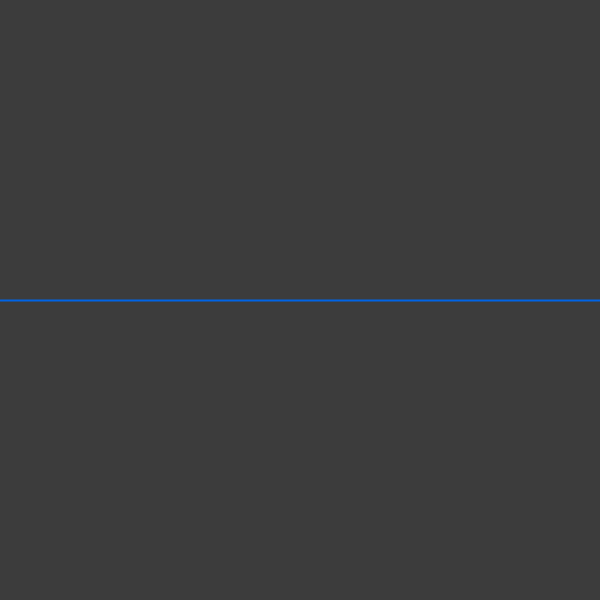
Frame 1 (no input)
Frame 60 (the mouse pressed at the canvas centre just before this capture): identical to frame 1, image omitted
Frame 120 (the mouse held since frame 60 and released just before this capture): identical to frame 1, image omitted

The Processing sketch that drew this single still picture (run headless with seeded random() and noise(); from frame 60 on, the mouse is pressed at the canvas centre):

// Processing sketch: GradientDescent
// ── GradientDescent.pde
/**
 * Implements Gradient Descent to calculate a linear regression from a list of points.
 * Note, since the y axis is inverted, the m value of the function is the inverse.
 */

ArrayList<PVector> points = new ArrayList();

// Radius of the points.
int r = 10;

// Function values.
float m = 0;
float b = 0.5;
float rate = 0.1;


void setup () {
  size(600, 600);
}


void draw () {
  background(60);
  
  fill(100, 200, 0);
  stroke(0, 100, 230);
  strokeWeight(2);
  
  // Draw the points and correct the function.
  for (PVector point : points) {
    ellipse(point.x*600, point.y*600, r, r);
    
    float fX = m * point.x + b;
    float error = point.y - fX;
    
    m += error * point.x * rate;
    b += error * rate;
  }
  
  System.out.println(m + "x + " + b);
  
  // Draw the function.
  float x1 = 0;
  float y1 = b * 600;
  float x2 = 600;
  float y2 = (m * 1 + b) * 600;
  line(x1, y1, x2, y2);
}


void mouseClicked () {
  points.add(new PVector(mouseX/600f, mouseY/600f));
}
